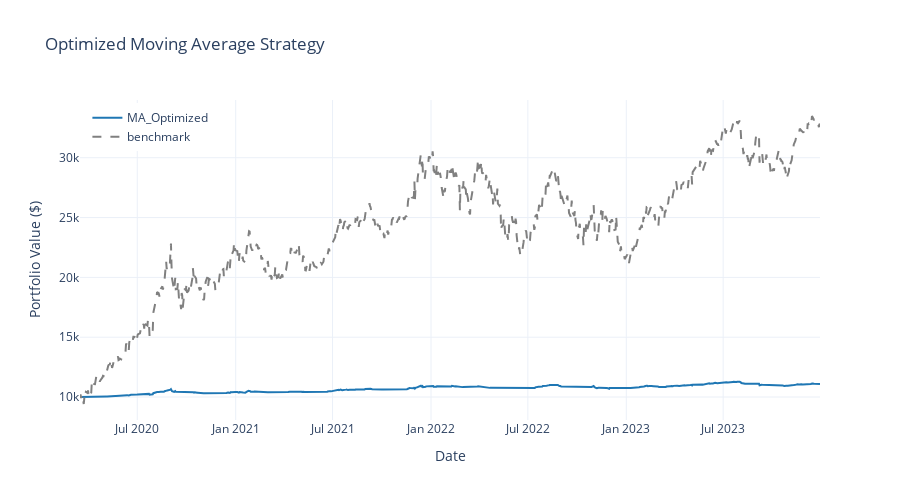

The cell this chart's notebook holds for it:
### Code cell
# Run backtest with optimized parameters
optimized_strategy = MovingAverageStrategy(
    short_window=int(best_params['short_window']),
    long_window=int(best_params['long_window']),
    shares=10,
    name="MA_Optimized"
)

backtest = Backtest(data=data, config=config)
optimized_results = backtest.run([optimized_strategy])

# Visualize
fig = plot_equity_curve(optimized_results)
fig.update_layout(title="Optimized Moving Average Strategy")
fig.show()

### Figure 1 — Plotly figure (JSON) as saved in the notebook; plotly's stock layout.template omitted (floating-point values rounded to 4 significant figures; data arrays with more than 128 entries replaced by an {"elided": "..."} marker saying what was removed)
{"data": [{"hovertemplate": "<b>%{fullData.name}</b><br>Date: %{x}<br>Value: $%{y:,.2f}<br><extra></extra>", "line": {"color": "#1f77b4", "width": 2}, "mode": "lines", "name": "MA_Optimized", "type": "scatter", "x": {"elided": "956 str values"}, "y": {"elided": "956 float values"}}, {"hovertemplate": "<b>%{fullData.name}</b><br>Date: %{x}<br>Value: $%{y:,.2f}<br><extra></extra>", "line": {"color": "gray", "dash": "dash", "width": 2}, "mode": "lines", "name": "benchmark", "type": "scatter", "x": {"elided": "956 str values"}, "y": {"elided": "956 float values"}}], "layout": {"height": 500, "hovermode": "x unified", "legend": {"x": 0.01, "xanchor": "left", "y": 0.99, "yanchor": "top"}, "title": {"text": "Optimized Moving Average Strategy"}, "xaxis": {"title": {"text": "Date"}}, "yaxis": {"title": {"text": "Portfolio Value ($)"}}}}
